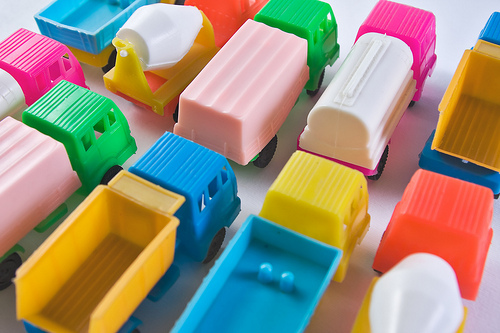
%> input picture vaja1/trucks.jpg, 500 x 333 px
$ octave vaja1_naloga4.m   (GNU Octave 9; MATLAB toolbox functions it lacks are replaced by stand-ins)
%> lines starting %> are read from the running program, lines starting %| are printed output that depends on the picture; in (x1, y1, x2, y2) boxes, pixels count from 0 and x2, y2 are one past the last pixel; in counts of white or black regions, pixels touching at a corner belong together; the program's own positions count from 1
% by blue
I = imread('trucks.jpg');
%> I is the input picture: size 333x500x3 uint8; mean R, G, B 154.9, 144.4, 124.9
figure(1);

subplot(2,2,1);
imshow(I);

BLUE = I(:,:,3) > 200;
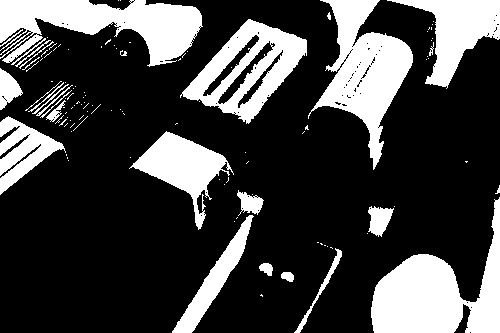
%> BLUE: size 333x500 logical; 26.3% white; 118 white regions (90 under 20 px), largest, box (x1, y1, x2, y2) and area: (371, 197, 500, 333) 8191, (0, 0, 203, 67) 7312, (308, 0, 413, 170) 7231

subplot(2,2,2);
imshow(BLUE);

% by normalized RGB blue
I = double(imread('trucks.jpg'));
%> I: size 333x500x3 double

suma = sum(I, 3);
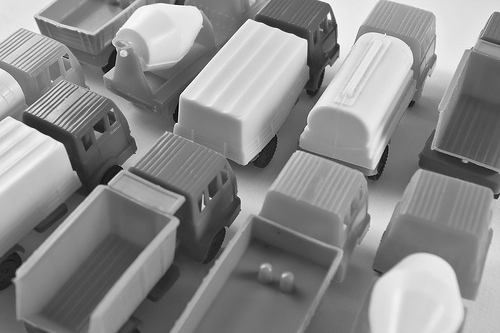
%> suma: size 333x500 double; min 10, max 765, mean 424.3; drawn with min black and max white
BLUE = I(:,:,3) ./ suma;
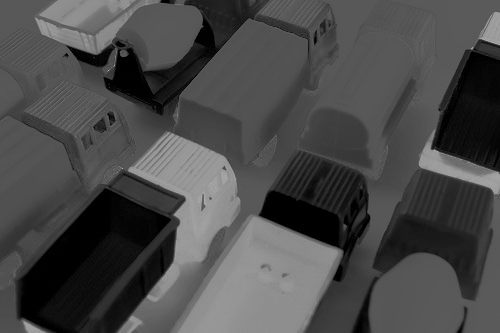
%> BLUE: size 333x500 double; min 0, max 0.7, mean 0.289
BLUE = BLUE > 0.42;
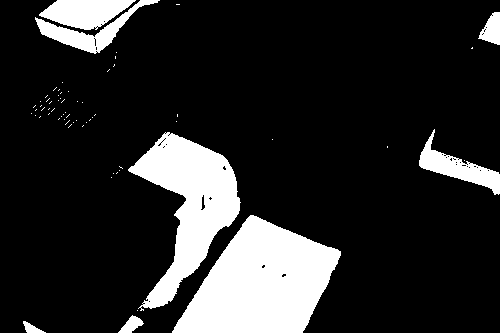
%> BLUE: size 333x500 logical; 16.3% white; 65 white regions (57 under 20 px), largest, box (x1, y1, x2, y2) and area: (172, 215, 341, 333) 12423, (128, 132, 241, 311) 8589, (39, 0, 136, 30) 1889

subplot(2,2,3);
imshow(BLUE);

% by HSV

%I = ones(20, 255, 3);
%I(:, :, 1) = ones(20, 1) * linspace(0, 1, 255);
%image([0, 1], [0, 1], hsv2rgb(I));

I2 = rgb2hsv(I);
%> I2: size 333x500x3 double; mean H, S, V 0.4, 0.6, 193.3
H1 = I2(:,:,1) >= 0.52;
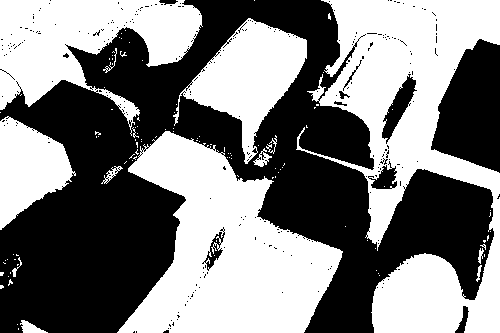
%> H1: size 333x500 logical; 49.7% white; 110 white regions (96 under 20 px), largest, box (x1, y1, x2, y2) and area: (296, 0, 500, 333) 29966, (117, 131, 343, 333) 25042, (0, 0, 203, 136) 13460
H2 = I2(:,:,1) <= 0.58;
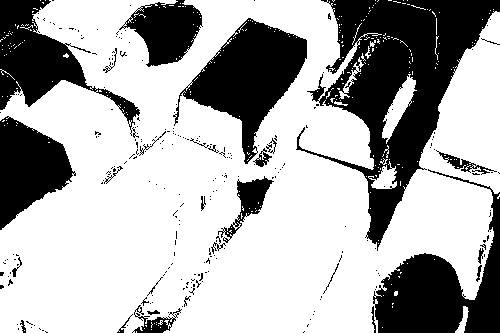
%> H2: size 333x500 logical; 68.1% white; 254 black regions (223 under 20 px), largest, box (x1, y1, x2, y2) and area: (296, 0, 500, 251) 18689, (373, 169, 500, 333) 8316, (173, 18, 307, 164) 8201
H = H1 & H2;
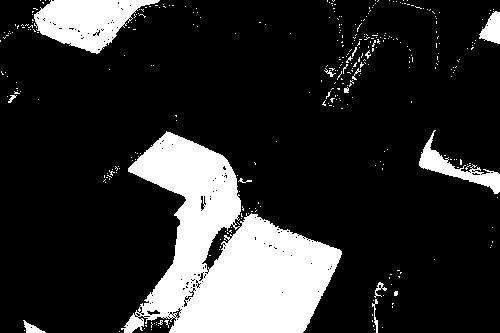
%> H: size 333x500 logical; 17.8% white; 353 white regions (340 under 20 px), largest, box (x1, y1, x2, y2) and area: (121, 131, 342, 333) 22769, (34, 0, 160, 54) 3914, (419, 130, 500, 194) 1281

subplot(2,2,4);
imshow(H);
